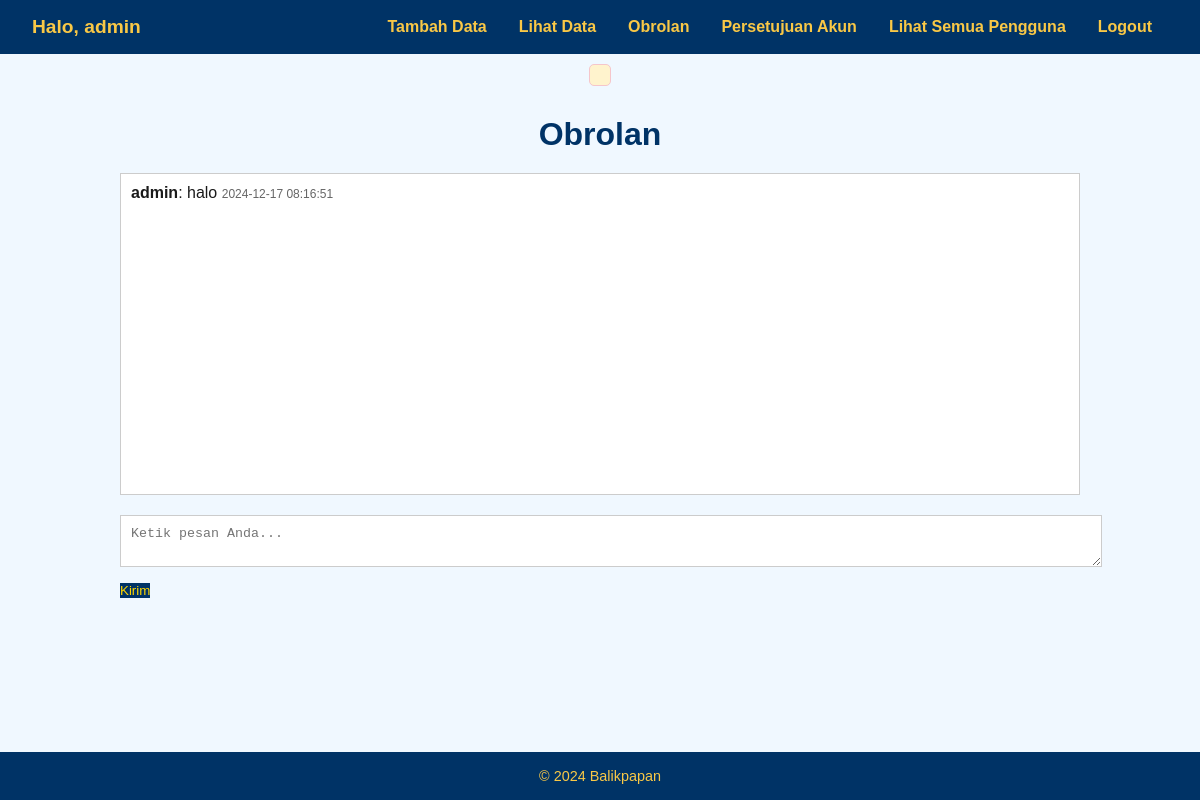
/chat (signed in), run on an earlier commit of the app's database.
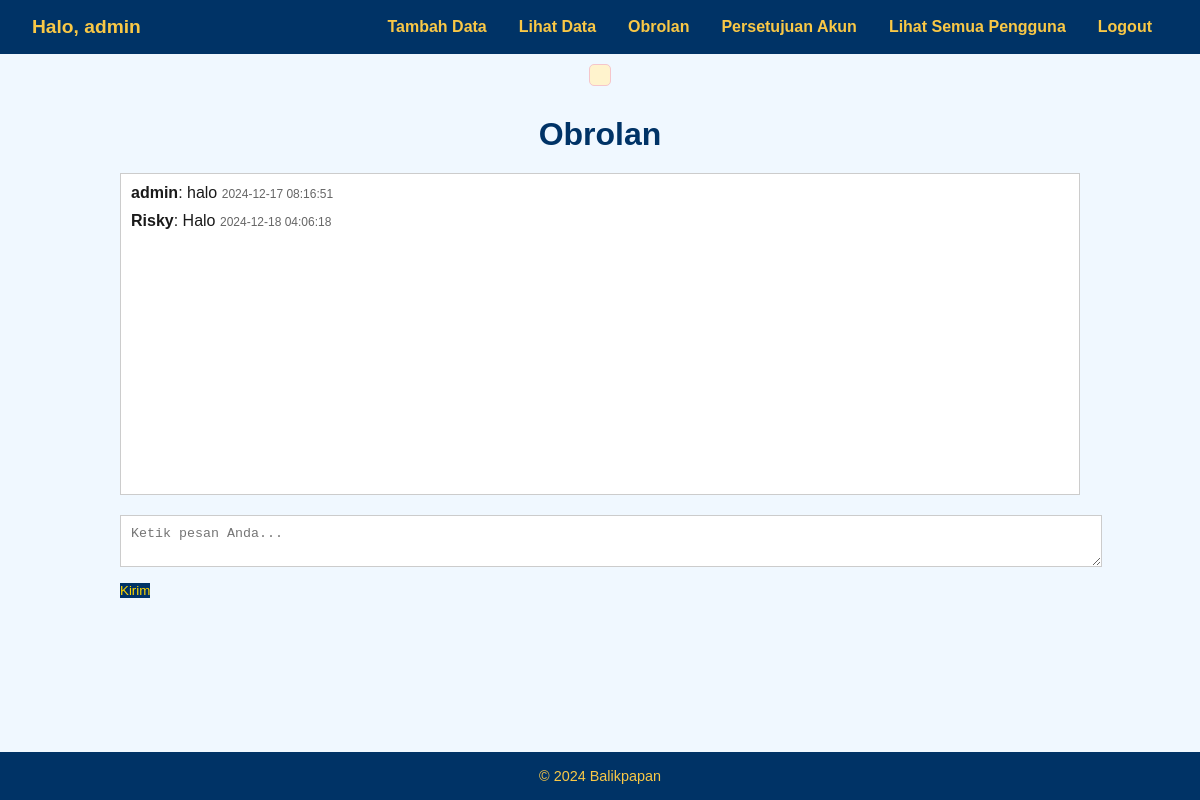
And on a later commit of the database.
### tables this page shows
CREATE TABLE obrolan (
        id INTEGER PRIMARY KEY AUTOINCREMENT,
        username TEXT NOT NULL,
        message TEXT NOT NULL,
        timestamp DATETIME DEFAULT CURRENT_TIMESTAMP
    );

### app.py (the view)
@app.route('/chat', methods=['GET', 'POST'])
def chat():
    if 'username' not in session:
        return redirect('/login')
    conn = sqlite3.connect("billing_system.db")
    cursor = conn.cursor()
    if request.method == 'POST':
        message = request.form['message'].strip()
        if message:
            cursor.execute("INSERT INTO obrolan (username, message) VALUES (?, ?)", (session['username'], message))
            conn.commit()
    cursor.execute("SELECT username, message, timestamp FROM obrolan ORDER BY timestamp ASC")
    chat_history = cursor.fetchall()
    conn.close()
    return render_template("chat.html", chat_history=chat_history)

### templates/chat.html (shortened to what this page needs)
<!DOCTYPE html>
<html lang="id">
<head>
</head>
<body>
    {% extends "base.html" %}
{% block content %}
    <h1>Obrolan</h1>
    <div class="chat-container">
        <div class="chat-box">
            {% for chat in chat_history %}
                <div class="chat-message">
                    <strong>{{ chat[0] }}</strong>: {{ chat[1] }}
                    <span class="timestamp">{{ chat[2] }}</span>
                </div>
            {% endfor %}
        </div>
        <form method="POST">
            <textarea name="message" placeholder="Ketik pesan Anda..." required></textarea>
            <button type="submit">Kirim</button>
        </form>
    </div>
    {% endblock %}

### templates/base.html (shortened to what this page needs)
<!DOCTYPE html>
<html lang="en">
<head>
    <link rel="stylesheet" href="{{ url_for('static', filename='css/all.css') }}">
</head>
<body>
    <nav>
        <div>
            {% if session['username'] %}
                <span>Halo, {{ session['username'] }}</span>
            {% endif %}
        </div>
        <div>
            <a href="/form">Tambah Data</a>
            <a href="/report">Lihat Data</a>
            <a href="/chat">Obrolan</a>
            {% if session['role'] == 'admin' %}
                <a href="/admin_requests">Persetujuan Akun</a>
                <a href="/view_users">Lihat Semua Pengguna</a>
            {% endif %}
            <a href="/logout">Logout</a>
        </div>
    </nav>
    <div class="flash-messages">
    </div>
    {% block content %}{% endblock %}
    <footer>
        <p>&copy; 2024 Balikpapan</p>
    </footer>
</body>
</html>

### static/css/all.css (style rules this page uses)
body, h2, p, a, input, button, form, nav { margin: 0; padding: 0; box-sizing: border-box; font-family: Arial, sans-serif; }
body { background-color: #f0f8ff; color: #1a1a1a; display: flex; flex-direction: column; min-height: 100vh; }
nav { background-color: #003366; color: white; display: flex; justify-content: space-between; align-items: center; padding: 1rem 2rem; }
nav div { display: flex; align-items: center; }
nav span { color: #f9c846; font-size: 1.2rem; font-weight: bold; margin-right: 2rem; }
nav a { color: #f9c846; text-decoration: none; margin: 0 1rem; font-weight: bold; transition: color 0.3s ease; font-size: 1rem; }
footer { background-color: #003366; color: #f9c846; text-align: center; padding: 1rem; margin-top: auto; font-size: 0.9rem; }

### templates/chat.html (style rules this page uses)
body { font-family: Arial, sans-serif; margin: 0; background-color: #f4f4f4; color: #333; }
h1 { text-align: center; color: #003366; margin: 20px 0; }
.chat-container { width: 80%; margin: 0 auto; }
.chat-box { background-color: #fff; border: 1px solid #ccc; height: 300px; overflow-y: scroll; padding: 10px; margin-bottom: 20px; }
.chat-message { margin-bottom: 10px; }
.timestamp { font-size: 12px; color: #666; }
textarea { width: 100%; padding: 10px; margin-bottom: 10px; border: 1px solid #ccc; }
button { background-color: #003366; color: #FFD700; padding: 10px 20px; border: none; cursor: pointer; }

### templates/base.html (style rules this page uses)
.flash-messages { margin: 10px auto; padding: 10px; max-width: 800px; border-radius: 5px; background-color: #fff3cd; border: 1px solid #f5c6cb; }

What changed in the data, as far as the page shows it:
added obrolan: username "Risky", message "Halo", timestamp "2024-12-18 04:06:18"
